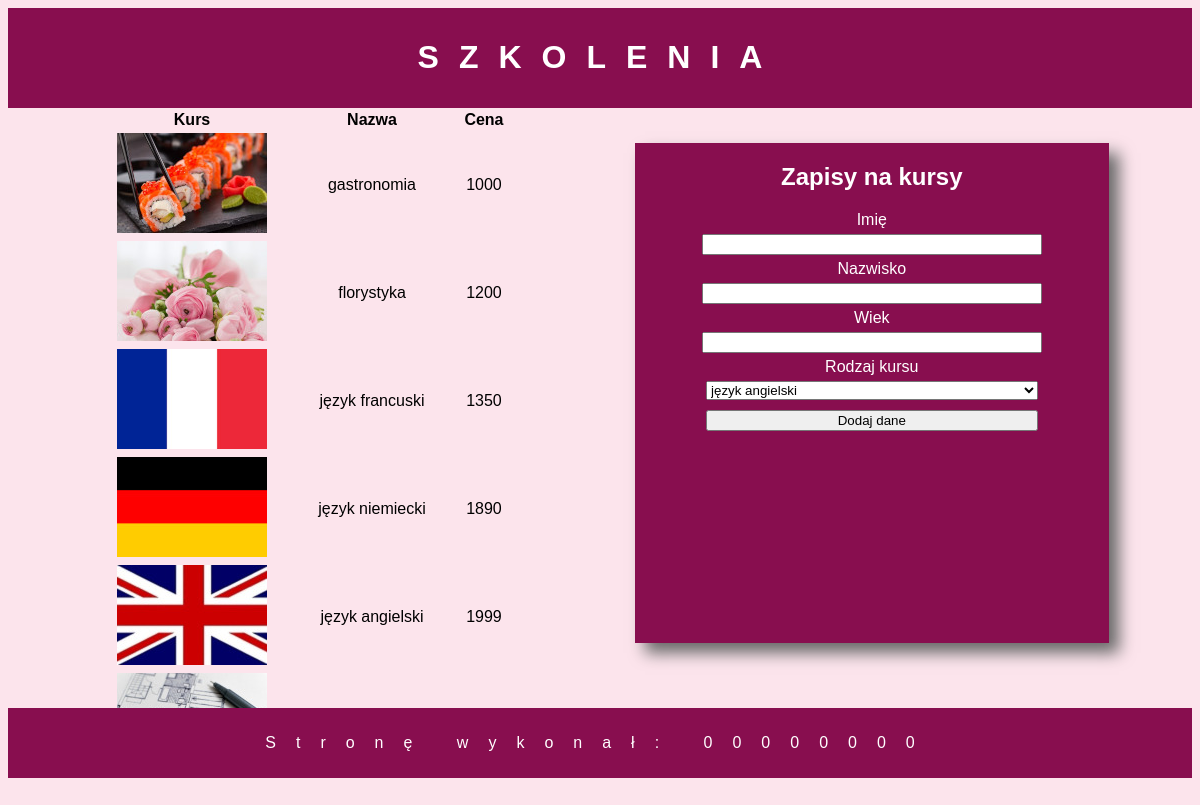
The app's page /szkolenia/index.php with its own data.
### tables this page shows
CREATE TABLE IF NOT EXISTS `kursy` (
  `kod` int(11) NOT NULL,
  `nazwa` varchar(35) NOT NULL,
  `cena` decimal(10,0) NOT NULL,
  `max_liczba_miejsc` int(11) NOT NULL
);

### szkolenia/index.php (the view, shortened to what this page needs)
<!DOCTYPE html>
<html lang="pl">
<head>
    <link rel="stylesheet" href="styl.css">
</head>
<body>
    <header>
        <h1>SZKOLENIA</h1>
    </header>
    <main>
        <section class="lewa">
            <table>
                <tr>
                    <th>Kurs</th>
                    <th>Nazwa</th>
                    <th>Cena</th>
                </tr>
                <?php
                    $conn=mysqli_connect("localhost","root","","szkolenia");
                    $que=mysqli_query($conn,"SELECT `kod`,`nazwa`,`cena` FROM `kursy` ORDER BY cena ASC;");
                    while($row=mysqli_fetch_array($que)){
                        echo "<tr>";
                        echo '<td><img src="'.$row["kod"].'.jpg" alt="kurs"></td>';
                        echo '<td>'.$row["nazwa"].'</td>';
                        echo '<td>'.$row["cena"].'</td>';
                        echo "</tr>";
                    }
                ?>
            </table>
        </section>
        <section class="prawa">
            <h2>Zapisy na kursy</h2>
            <form method="post" action="">
                <label>Imię</label><br>
                <input type="text" name="imie" required><br>
                <label>Nazwisko</label><br>
                <input type="text" name="nazwisko" required><br>
                <label>Wiek</label><br>
                <input type="number" min="0" step="1" name="wiek" required><br>
                <label>Rodzaj kursu</label><br>
                <select name="kurs">
                    <?php
                    $que=mysqli_query($conn,"SELECT `nazwa` FROM `kursy`;");
                    while($row=mysqli_fetch_row($que)){
                        echo '<option value='.$row["0"].'>'.$row["0"].'</option>';
                    }
                    ?>
                </select><br>
                <input type="submit" value="Dodaj dane">
            </form>
        </section>
    </main>
    <footer>
        <p>Stronę wykonał: 00000000</p>
    </footer>
</body>
</html>

### szkolenia/styl.css (style rules this page uses)
body { font-family: "Century Gothic",sans-serif; text-align: center; background-color: #FCE4EC; }
header, footer { background-color: #880E4F; color: white; padding: 10px; letter-spacing: 20px; }
.lewa { width: 50%; height: 600px; overflow: scroll; }
.prawa { background-color: #880E4F; color: white; width: 40%; height: 500px; margin: 35px; box-shadow: 10px 10px 15px dimgrey; }
table { margin: auto; width: 70%; }
input,select { margin: 5px; width: 70%; }
main { display: flex; }

### records on screen
kursy: shows a picture, nazwa "gastronomia", cena "1000"
kursy: shows a picture, nazwa "florystyka", cena "1200"
kursy: shows a picture, nazwa "język francuski", cena "1350"
kursy: shows a picture, nazwa "język niemiecki", cena "1890"
kursy: shows a picture, nazwa "język angielski", cena "1999"
kursy: shows a picture

### other values on screen
form field kurs "język angielski"
